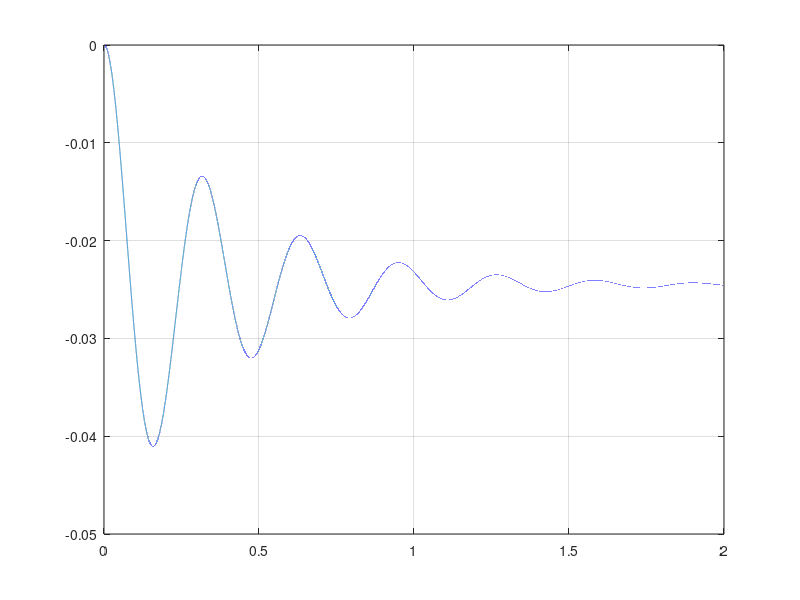

This figure's MATLAB source:
close all;
clear;
%Numerical time integration of mass spring damper
%Starting from unstretched spring
%Starting from rest
%Basic data
k=40e3;
c=500;
m=100;
g=9.81;
EndTime=2.0;
StepTime=1e-5;
%Initialize
Time=0.0;
y=0;
yDot=0;
%Initialize
Counter=1;
%Start time integration
while Time<EndTime
    %Compute acceleration
    Delta=y;
    DeltaDot=yDot;
    yDotDot=(-m*g-k*Delta-c*DeltaDot)/m;
    Time_Plot(Counter)=Time;
    y_Plot(Counter)=y;
    yDot_Plot(Counter)=yDot;
    yDotDot_Plot(Counter)=yDotDot;
    %Time integrate
    y=y+yDot*StepTime;
    yDot=yDot+yDotDot*StepTime;
    Time=Time+StepTime;
    Counter=Counter+1;
end;
plot(Time_Plot,y_Plot);
grid;
